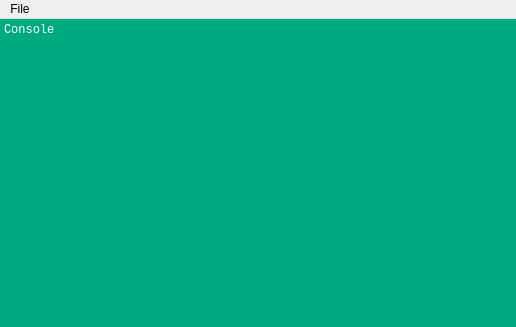
<?xml version="1.0" encoding="UTF-8"?>
<ui version="4.0">
 <class>mainWindow</class>
 <widget class="QMainWindow" name="mainWindow">
  <property name="geometry">
   <rect>
    <x>0</x>
    <y>0</y>
    <width>516</width>
    <height>327</height>
   </rect>
  </property>
  <property name="baseSize">
   <size>
    <width>0</width>
    <height>0</height>
   </size>
  </property>
  <property name="windowTitle">
   <string>VeraGrid</string>
  </property>
  <property name="windowIcon">
   <iconset resource="icons.qrc">
    <normaloff>:/Program icon/VeraGrid_icon.svg</normaloff>:/Program icon/VeraGrid_icon.svg</iconset>
  </property>
  <property name="iconSize">
   <size>
    <width>24</width>
    <height>24</height>
   </size>
  </property>
  <property name="documentMode">
   <bool>false</bool>
  </property>
  <property name="tabShape">
   <enum>QTabWidget::Rounded</enum>
  </property>
  <property name="unifiedTitleAndToolBarOnMac">
   <bool>false</bool>
  </property>
  <widget class="QWidget" name="centralwidget">
   <layout class="QVBoxLayout" name="verticalLayout">
    <property name="leftMargin">
     <number>0</number>
    </property>
    <property name="topMargin">
     <number>0</number>
    </property>
    <property name="rightMargin">
     <number>0</number>
    </property>
    <property name="bottomMargin">
     <number>0</number>
    </property>
    <item>
     <widget class="QPlainTextEdit" name="plainTextEdit">
      <property name="palette">
       <palette>
        <active>
         <colorrole role="Text">
          <brush brushstyle="SolidPattern">
           <color alpha="255">
            <red>255</red>
            <green>255</green>
            <blue>255</blue>
           </color>
          </brush>
         </colorrole>
         <colorrole role="Base">
          <brush brushstyle="SolidPattern">
           <color alpha="255">
            <red>0</red>
            <green>170</green>
            <blue>127</blue>
           </color>
          </brush>
         </colorrole>
         <colorrole role="PlaceholderText">
          <brush brushstyle="SolidPattern">
           <color alpha="128">
            <red>255</red>
            <green>255</green>
            <blue>255</blue>
           </color>
          </brush>
         </colorrole>
        </active>
        <inactive>
         <colorrole role="Text">
          <brush brushstyle="SolidPattern">
           <color alpha="255">
            <red>255</red>
            <green>255</green>
            <blue>255</blue>
           </color>
          </brush>
         </colorrole>
         <colorrole role="Base">
          <brush brushstyle="SolidPattern">
           <color alpha="255">
            <red>0</red>
            <green>170</green>
            <blue>127</blue>
           </color>
          </brush>
         </colorrole>
         <colorrole role="PlaceholderText">
          <brush brushstyle="SolidPattern">
           <color alpha="128">
            <red>255</red>
            <green>255</green>
            <blue>255</blue>
           </color>
          </brush>
         </colorrole>
        </inactive>
        <disabled>
         <colorrole role="Text">
          <brush brushstyle="SolidPattern">
           <color alpha="255">
            <red>120</red>
            <green>120</green>
            <blue>120</blue>
           </color>
          </brush>
         </colorrole>
         <colorrole role="Base">
          <brush brushstyle="SolidPattern">
           <color alpha="255">
            <red>240</red>
            <green>240</green>
            <blue>240</blue>
           </color>
          </brush>
         </colorrole>
         <colorrole role="PlaceholderText">
          <brush brushstyle="SolidPattern">
           <color alpha="128">
            <red>0</red>
            <green>0</green>
            <blue>0</blue>
           </color>
          </brush>
         </colorrole>
        </disabled>
       </palette>
      </property>
      <property name="font">
       <font>
        <family>Consolas</family>
       </font>
      </property>
      <property name="frameShape">
       <enum>QFrame::NoFrame</enum>
      </property>
      <property name="documentTitle">
       <string>Logger</string>
      </property>
      <property name="readOnly">
       <bool>true</bool>
      </property>
      <property name="plainText">
       <string notr="true">Console</string>
      </property>
      <property name="placeholderText">
       <string>&gt;</string>
      </property>
     </widget>
    </item>
   </layout>
  </widget>
  <widget class="QMenuBar" name="menuBar">
   <property name="geometry">
    <rect>
     <x>0</x>
     <y>0</y>
     <width>516</width>
     <height>21</height>
    </rect>
   </property>
   <widget class="QMenu" name="menuSave">
    <property name="title">
     <string>File</string>
    </property>
    <addaction name="actionSave"/>
   </widget>
   <addaction name="menuSave"/>
  </widget>
  <action name="actionSave">
   <property name="icon">
    <iconset resource="icons.qrc">
     <normaloff>:/Icons/icons/savec.svg</normaloff>:/Icons/icons/savec.svg</iconset>
   </property>
   <property name="text">
    <string>Save</string>
   </property>
   <property name="shortcut">
    <string>Ctrl+S, Ctrl+S</string>
   </property>
  </action>
 </widget>
 <resources>
  <include location="icons.qrc"/>
 </resources>
 <connections/>
</ui>
